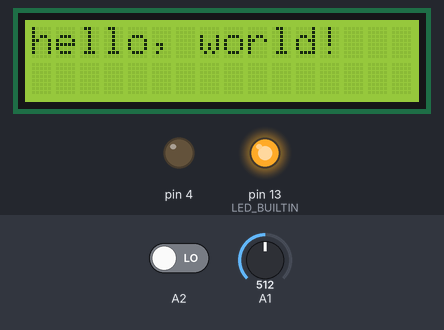
Bench run of a sketch on a simulated Arduino Uno, built with avr-gcc and run on an emulated ATmega328P. Shown: 16×2 character LCD, output pins drawn as LEDs (lit = HIGH). Inputs (shaded band) come from the test bench; at power-on: A1 = 512, A2 LOW.

Above: at 1.2 s.
1.3 s: A1 set to 50
At 1.45 s:
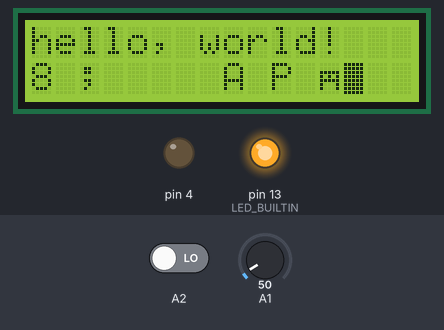
3.7 s: A2 driven HIGH
6.1 s: A1 set to 122
At 7.1 s:
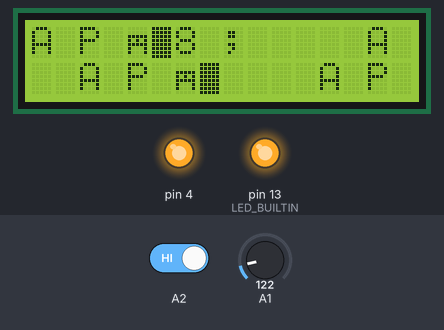
7.7 s: A1 set to 0
At 7.85 s:
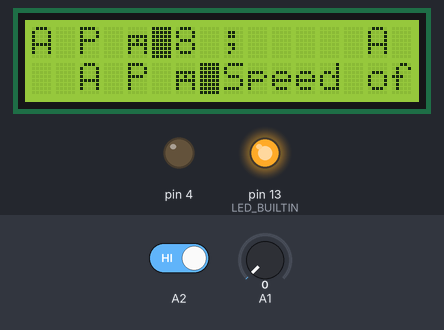
10.1 s: A1 set to 70
At 10.25 s:
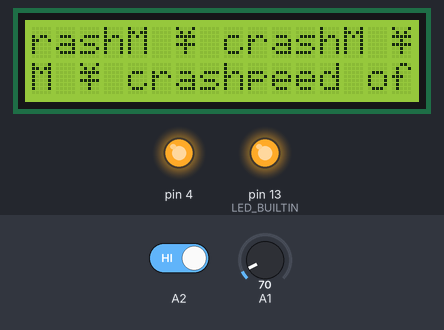
12.5 s: A1 set to 306
At 12.8 s:
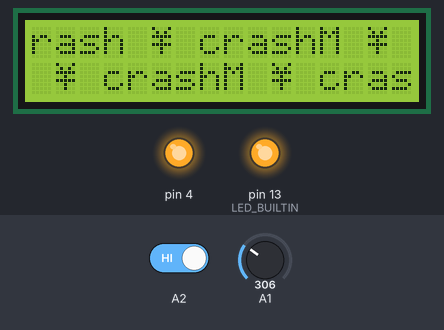
Timing chart, 0 to 15.0 s (numbered marks = the images above; inputs shaded):
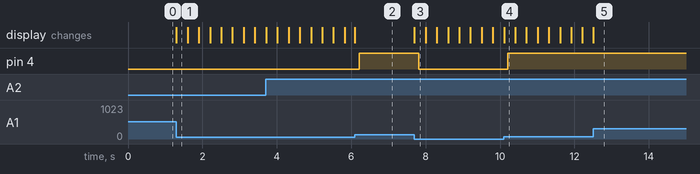

Measured:
- after the input at 1.3 s, the display: changes at once (image 1)
- after the input at 6.1 s, pin 4: LOW → HIGH after 0.11 s; the display: changes at once (image 2)
- after the input at 7.7 s, pin 4: HIGH → LOW after 0.11 s; the display: changes at once (image 3)
- after the input at 10.1 s, pin 4: LOW → HIGH after 0.11 s; the display: changes at once (image 4)
- after the input at 12.5 s, the display: changes at once (image 5)

The sketch:

obd.ino
```cpp
#include <TimedAction.h>

#include <LiquidCrystal.h>

void speedSet();
void speedWarning();
TimedAction speedSetter=TimedAction(300,speedSet);
TimedAction speedse=TimedAction(200,speedWarning);


LiquidCrystal lcd(2,3,6,7,8,9);
boolean speedSets=false;
int maxSpeed=60;

void setup() {
  lcd.begin(16, 2);
  lcd.print("hello, world!");
  lcd.setCursor(0,1);
  pinMode(A2,INPUT);
  pinMode(A1,INPUT);
  pinMode(4,OUTPUT);
  pinMode(LED_BUILTIN,OUTPUT);
  digitalWrite(LED_BUILTIN,HIGH);
}
void loop() {
   speedSetter.check();
   speedse.check();
   int velocit=analogRead(A1);
   lcd.print("Speed of "+velocit);
}

void speedSet(){
   int stat=digitalRead(A2);
   if(stat==1){
     if(speedSets==true){
        speedSets=false;
     }
     if(speedSets==false){
       speedSets=true;
     }
   }
}

void speedWarning(){
   if(speedSets==1){
      int vel=analogRead(A1);
      if(vel>=maxSpeed){
        digitalWrite(4,HIGH);
      }
      else{
        digitalWrite(4,LOW);
      }
   }
}
```
